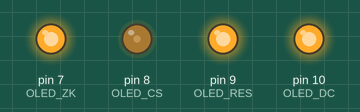
The sketch below on a simulated Arduino Uno, built with avr-gcc and run on an emulated ATmega328P. Parts: output pins drawn as LEDs (lit = HIGH). At 0.3 s the program stops and its outputs stay as they are.

Above: at 0.1 s.
Timing chart, 0 to 1.6 s (numbered marks = the images above):
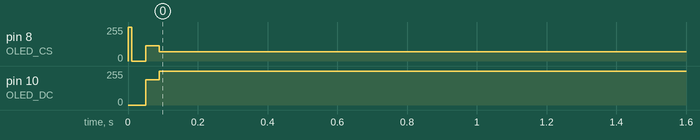

The sketch:

ssd1322.ino
```cpp
#include <SPI.h>

#define OLED_SCLK 13
#define OLED_SDO  12 // SDO_ZK
#define OLED_SDIN 11
#define OLED_DC   10
#define OLED_RES   9
#define OLED_CS    8
#define OLED_ZK    7

#define MAXROWS      64
#define MAXCOLS     240

void resetDevice();
void clearDisp();
void rectFill();
void sendCmd(uint8_t cmd);
void sendData(uint8_t data);
void drawHz(uint8_t a, uint8_t b);
void getHz(uint8_t *hz);

uint8_t hzbuf[128];

void setup()
{
    pinMode(OLED_DC, OUTPUT);
    pinMode(OLED_RES, OUTPUT);
    pinMode(OLED_CS, OUTPUT);
    pinMode(OLED_ZK, OUTPUT);
    digitalWrite(OLED_CS, HIGH);
    digitalWrite(OLED_ZK, HIGH);
    SPI.begin();
    resetDevice();
}

void loop()
{
    clearDisp();
//    rectFill();
    uint8_t *hz="±±¾©´óÑ§";
    for (int i = 0; i < 4; ++i) {
        getHz((uint8_t *)&hz[i * 2]);
        drawHz(8 + i * 6, 0);
    }
    for(;;);
}

void sendCmd(uint8_t cmd)
{
    digitalWrite(OLED_CS, LOW);
    digitalWrite(OLED_DC, LOW);
    SPI.transfer(cmd);
    digitalWrite(OLED_CS, HIGH);
}

void sendData(uint8_t data)
{
    digitalWrite(OLED_CS, LOW);
    digitalWrite(OLED_DC, HIGH);
    SPI.transfer(data);
    digitalWrite(OLED_CS, HIGH);
}

void getHz(uint8_t *hz)
{
    uint8_t i;
    uint32_t add;

    if (((hz[0] >= 0xa1) && (hz[0] <= 0xa9)) && (hz[1] >= 0xa1)) {
        add = (hz[0] - 0xa1) * 94;
        add += (hz[1] - 0xa1);
    } else if (((hz[0] >= 0xb0) && (hz[0] <= 0xf7)) && (hz[1] >= 0xa1)) {
        add = (hz[0] - 0xb0) * 94;
        add += (hz[1] - 0xa1 + 846);
    }
    add = (add * 72 + 0x68190);
 //   add += (add * 32 + 0x2c9d0);
    digitalWrite(OLED_ZK, LOW);
    SPI.transfer(0x03);
    SPI.transfer((add & 0xff0000) >> 16);
    SPI.transfer((add & 0xff00) >> 8);
    SPI.transfer(add & 0xff);
   // SPI.transfer(0x00);
    for (i = 0; i < 72; ++i)
        hzbuf[i] = SPI.transfer(0x00);
    digitalWrite(OLED_ZK, HIGH);
}

void setColumn(uint8_t a, uint8_t b)
{
    sendCmd(0x15); // Set Column Address
    sendData(a);
    sendData(b);
}

void setRow(uint8_t a, uint8_t b)
{
    sendCmd(0x75); // Set Row Address
    sendData(a);
    sendData(b);
}

void enableWrite()
{
    sendCmd(0x5c); // Enable MCU to Write into RAM
}

void drawHz(uint8_t a, uint8_t b)
{
    uint8_t i;
    setColumn(0x1c + a, 0x1c + a + 5);
    setRow(b, b + 23);
    enableWrite();
    for (i = 0; i < 72; ++i) {
        uint8_t j, k;
        k = hzbuf[i];
        for (j = 0; j < 4; ++j) {
            switch (k & 0xc0) {
                case 0x00: sendData(0x00);
                           break;
                case 0x40: sendData(0x0f);
                           break;
                case 0x80: sendData(0xf0);
                           break;
                case 0xc0: sendData(0xff);
                           break;
            }
            k <<= 2;
        }
    }
}

void resetDevice()
{
    digitalWrite(OLED_RES, LOW);
    delay(10);
    digitalWrite(OLED_RES, HIGH);

    sendCmd(0xfd); // Set Command Lock (MCU protection status)
    sendData(0x12); // = Reset

    sendCmd(0xae); // Display Off

    sendCmd(0xb3); // Set Front Clock Divider / Oscillator Frequency
    sendData(0x91); // 80 Frames Per Sec

    sendCmd(0xca); // Set MUX Ratio
    sendData(0x3f); // = 63d = 64MUX

    sendCmd(0xa2); // Set Display Offset
    sendData(0x00); // = RESET

    sendCmd(0xa1); // Set Display Start Line
    sendData(0x00); // = register 00h

    sendCmd(0xa0); // Set Re-map and Dual COM Line mode
    sendData(0x14); // = Reset except Enable Nibble Re-map, Scan from COM[N-1] to COM0, where N is the Multiplex ratio
    sendData(0x11); // = Reset except Enable Dual COM mode (MUX = 63)

    sendCmd(0xb5); // Set GPIO
    sendData(0x00); // = GPIO0, GPIO1 = HiZ, Input Disabled

    sendCmd(0xab); // Function Selection
    sendData(0x01); // = reset = Enable internal VDD regulator

    sendCmd(0xb4); // Display Enhancement A
    sendData(0xa0); // = Enable external VSL
    sendData(0xfd); // 0xb5 = Normal (reset), 0xfd for enhanced

    sendCmd(0xc1); // Set Contrast Current
    sendData(0xef); // = reset

    sendCmd(0xc7); // Master Contrast Current Control
    sendData(0x0f); // = no change

    sendCmd(0xb9); // Select Default Linear Gray Scale table

    sendCmd(0xb1); // Set Phase Length
    sendData(0xe2); // = Phase 1 period (reset phase length) = 5 DCLKs, Phase 2 period (first pre-charge phase length) = 14 DCLKs

    sendCmd(0xd1); // Display Enhancement B
    sendData(0xa2); // = Normal (reset)
    sendData(0x20); // n/a

    sendCmd(0xbb); // Set Pre-charge voltage
    sendData(0x1f); // = 0.60 x VCC

    sendCmd(0xb6); // Set Second Precharge Period
    sendData(0x08); // = 8 dclks [reset]

    sendCmd(0xbe); // Set VCOMH
    sendData(0x07); // = 0.86 x VCC

    sendCmd(0xa6); // Set Display Mode = Normal Display

    sendCmd(0xa9); // Exit Partial Display

//    sendCmd(0xaf); // Set Sleep mode OFF (Display ON)
    delay(10);
}

void rectFill()
{
    uint8_t i, j;
    sendCmd(0xae);
    setColumn(0x1c, 0x1c + 0x05); // 32 points, why 0x1c?
    setRow(0x00, 24);
    enableWrite();
    for (i = 0; i < 24; ++i)
        for (j = 0; j < 6; ++j)
        {
            sendData(0xff);
            sendData(0xff);
        }
    sendCmd(0xaf);
}

void clearDisp()
{
    unsigned int i, j;

    // Turn off display while clearing (also hides noise at powerup)
    sendCmd(0xae); // Set Display Mode = OFF

    setColumn(0x00,0x77);
    setRow(0x00,0x7f);
    enableWrite();

    for(i = 0; i < MAXROWS; i++)
    {
        for(j = 0; j < MAXCOLS / 2; j++)
        {
            sendData(0x00);
            sendData(0x00);
        }
    }
    sendCmd(0xaf); // Set Display Mode = Normal Display
}
```

Measured:
- by itself, pin 8 (OLED_CS): 255/255 → 70/255 at 0.01 s
- by itself, pin 10 (OLED_DC): 0/255 → 255/255 at 0.05 s
